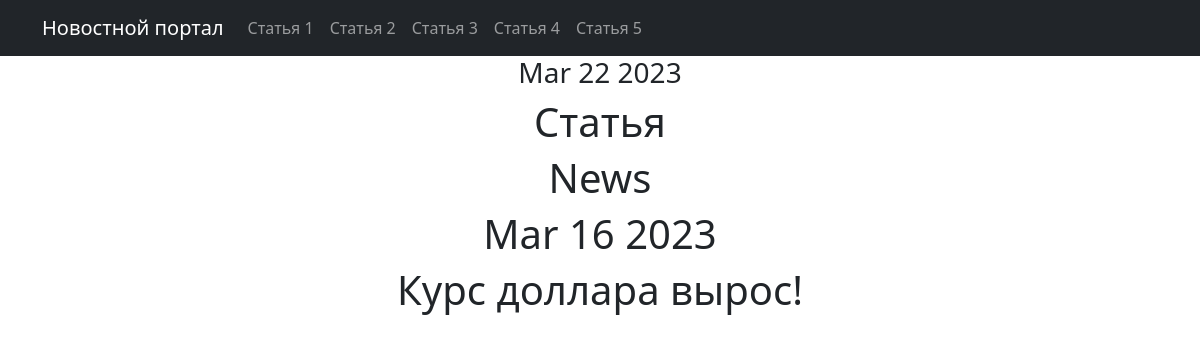
Screenshot of /news/1 with the database file from the repository.
### new/models.py (models this page shows, shortened)
class Post(models.Model):
    author = models.ForeignKey(Author, on_delete=models.CASCADE,)
    NEWS = 'NW'
    ARTICLE = 'AR'
    CATEGORY_CHOICES = [
        (NEWS, 'Новость'),
        (ARTICLE, 'Статья'),
    ]
    categoryType = models.CharField(max_length=2, choices=CATEGORY_CHOICES, default=ARTICLE)
    dateCreation = models.DateTimeField(auto_now_add=True)
    postCategory = models.ManyToManyField(Category, through='PostCategory')
    tittle = models.CharField(max_length=128)
    text = models.TextField()
    rating = models.SmallIntegerField(default=0)

### new/views.py (the view)
# urls.py: path('<int:pk>', PostDetail.as_view()),
class PostDetail(DetailView):
    model = Post
    template_name = 'news.html'
    context_object_name = 'news'
    def get_context_data(self, **kwargs):
        context = super().get_context_data(**kwargs)
        context['time_now'] = datetime.utcnow()
        context['next_sale'] = None
        return context

### new/templatetags/custom_filters.py (called while the page is built)
@register.filter()
def censor(value):
    x='теракт'
    c='редиска'
    if x in value:
        a= value.replace('теракт', 'т*****')
        return a
    if c in value:
        d= value.replace('редиска', 'р******')
        return d
    try:
        x = str(x)
        c = str(c)
    except:
        print('Введено не слово')
    else:
        return value

### templates/news.html (shortened to what this page needs)
{% extends 'flatpages/default.html' %}
{% load custom_filters %}
{% block content %}
<h3>{{ time_now|date:'M d Y' }}</h3>
<h1>Статья</h1>
<h1>{{ news.tittle|censor }}</h1>
<h1>{{ news.dateCreation|date:'M d Y' }}</h1>
<h1>{{ news.text|censor }}</h1>
{% endblock content %}

### rows the page displays
Post: tittle|censor "News", dateCreation "Mar 16 2023", text|censor "Курс доллара вырос!"

### other values shown
{{ time_now|date:'M d Y' }} "Mar 22 2023"
